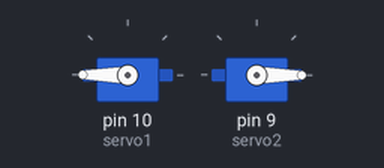
Bench run of a sketch on a simulated Arduino Uno, built with avr-gcc and run on an emulated ATmega328P. Shown: 2 × servo. What the sketch prints to the serial monitor is not drawn.

Above: at 0.05 s.
Timing chart, 0 to 4.6 s (numbered marks = the images above):
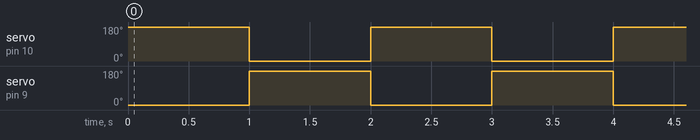

Measured:
- by itself, servo on pin 10 (servo1), servo on pin 9 (servo2): alternates 180° for 1.0 s and 0° for 1.0 s

The sketch:

AFMotorController.ino
```cpp
#include <Servo.h>
//ServoTimer

Servo servo1;
Servo servo2;

void setup() {
 Serial.begin(9600); //  set up Serial library at 9600 bps
 Serial.println("Servo test!");
 servo1.attach(10);
 servo2.attach(9);
}
void loop() {
 Serial.print("tick");
 servo1.write(180);
 servo2.write(0);
 delay(1000);
 Serial.print("tock");
 servo1.write(0);
 servo2.write(180);
 delay(1000);
}
```
